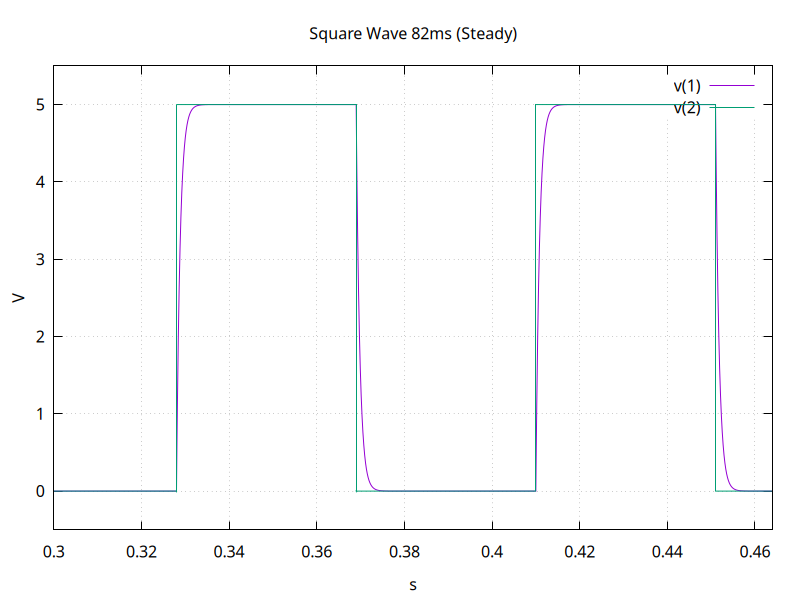

Generate this figure with gnuplot:
set terminal pngcairo size 800,600
set output 'sq3_steady.png'
set encoding utf8
set termoption noenhanced
set title "Square Wave 82ms (Steady)"
set xlabel "s"
set ylabel "V"
set grid
unset logscale x 
# Zoom on 300ms to 464ms (2 cycles)
set xrange [3.000000e-01:4.640000e-01]
unset logscale y 
set yrange [-0.5:5.5]
set format y "%g"
set format x "%g"
plot 'sq3_steady.txt' using 1:2 with lines lw 1 title "v(1)",\
'sq3_steady.txt' using 3:4 with lines lw 1 title "v(2)"
